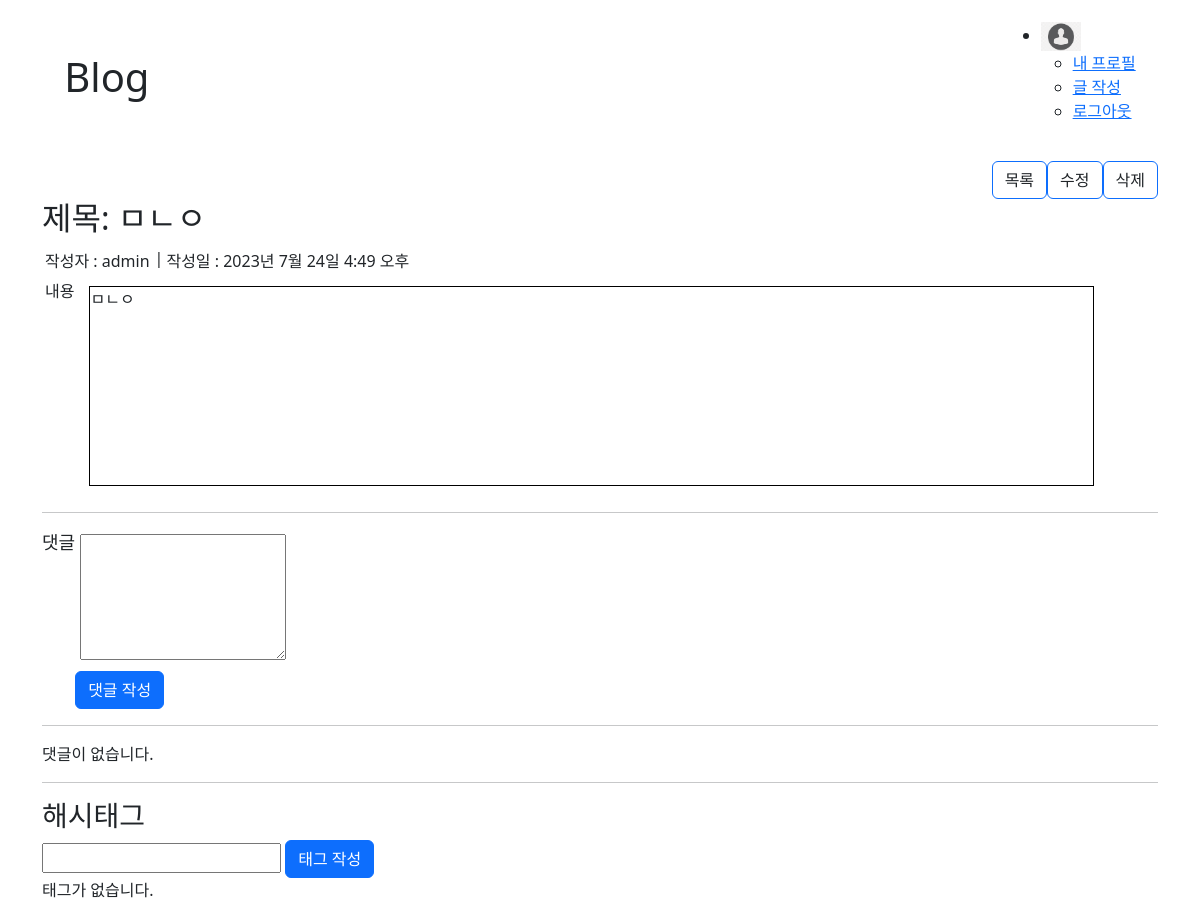
/blog/35/ (signed in), run on the app's committed database.
### blog/models.py (models this page shows)
class Post(models.Model):
    title = models.CharField(max_length=30)
    content = models.TextField()
    writer = models.ForeignKey(User, on_delete=models.CASCADE)
    created_at = models.DateTimeField(auto_now_add=True)
    updated_at = models.DateTimeField(auto_now=True)

### user/models.py (models this page shows)
class User(AbstractUser):
    username = None
    userId = models.CharField(unique=True, max_length=20) # email 값이 기본키가 된다
    name = models.CharField(max_length=50, null=True, blank=True)
    is_staff = models.BooleanField(default=False)
    is_superuser = models.BooleanField(default=False)
    is_active = models.BooleanField(default=True)
    last_login = models.DateTimeField(null=True, blank=True)
    date_joined = models.DateTimeField(auto_now_add=True)
    USERNAME_FIELD = 'userId'
    REQUIRED_FIELDS = [] # superuser 만들때 필요
    objects = UserManager()

### blog/views.py (the view)
# urls.py: path("<int:pk>/", views.DetailView.as_view(), name='detail'),
class DetailView(View):
    def get(self, request, pk):
        post = Post.objects.prefetch_related('comment_set', 'hashtag_set').get(pk=pk)
        comments = post.comment_set.all()
        hashtags = post.hashtag_set.all()
        comment_form = CommentForm()
        hashtag_form = HashTagForm()
        context = {
            'title': 'Blog',
            'post_id': pk,
            'post_title': post.title,
            'post_writer': post.writer,
            'post_content': post.content,
            'post_created_at': post.created_at,
            'comments': comments,
            'hashtags': hashtags,
            'comment_form': comment_form,
            'hashtag_form': hashtag_form,
        }
        return render(request, 'blog/post_detail.html', context)

### blog/forms.py
class CommentForm(forms.ModelForm):
    class Meta:
        model = Comment
        fields = ['content']
        widgets = {
            'content': forms.Textarea(attrs={'rows': '5', 'cols': '20'})
        }

class HashTagForm(forms.ModelForm):
    class Meta:
        model = HashTag
        fields = ['name']

### blog/templates/blog/post_detail.html (shortened to what this page needs)
{% extends 'base.html' %}
{% load static %}
{% block content %}
{% if form.errors %}
{% include 'blog/form_error.html' %}
{% else %}
    <div class="detail-btn" style="display: flex; justify-content: flex-end;">
        <a href="{% url 'blog:list' %}" class="btn border-primary">목록</a>
        {% if post_writer == request.user %}
        <a href="{% url 'blog:edit' pk=post_id %}" class="btn border-primary">수정</a>
        <form action="{% url 'blog:delete' pk=post_id %}" method="post">
            <input type="submit" value="삭제" class="btn border-primary">
        </form>
        {% endif %}
    </div>
    <h2>제목: {{ post_title }}</h2>
    <div class="detail-header" style="display: flex;">
        <span class="dh-cont" style="margin: 3px; margin-right: 5px;">작성자 : {{ post_writer }}</span>|
        <span class="dh-cont" style="margin: 3px; margin-right: 5px;">작성일 : {{ post_created_at }}</span>
    </div>
    <div class="detail-content" style="display: flex;">
        <p class="dh-cont" style="margin: 3px; margin-right: 5px;">내용</p>
        <div style="margin: 10px; width: 90%; height: 200px; border: 1px solid black;">
            {{post_content}}
        </div>
    </div>
    <hr>
    <div style="display: flex;">
        <span style="font-size: large;">댓글</span>
        <form action="{% url 'blog:cm-write' pk=post_id %}" method="post">
            {% if comment_form.errors %}
                {% with form=comment_form %}
                    {% include 'blog/form_error.html' %}
                {% endwith %}
            {% else %}
                <div style="margin: 5px;">
                    {{ comment_form.content }}
                </div>
            {% endif %}
            <input type="submit" value="댓글 작성" class="btn btn-primary">
        </form>
    </div>
    <hr>
    {% if comments %}
        <ul>
            {% for comment in comments %}
                <li>
                    <div style="display: flex;">
                        {{ comment.content }} | {{ comment.writer}} | {{ comment.created_at }}
                        {% if comment.writer == request.user %}
                            <form action="{% url 'blog:cm-delete' pk=comment.pk %}" method="post">
                                {% csrf_token %}
                                <input type="submit" value="X" class="btn btn-primary">
                            </form>
                        {% endif %}
                    </div>
                </li>
                {% endfor %}
        </ul>
    {% else %}
    <p>댓글이 없습니다.</p>
    {% endif %}
    <hr>
    <h3>해시태그</h3>
    <form action="{% url 'blog:tag-write' pk=post_id %}" method="post">
        {% if hashtag_form.name.errors %}
            {% with form=hashtag_form %}
                {% include 'blog/form_error.html' %}
            {% endwith %}
        {% else %}
            {{ hashtag_form.name }}
        {% endif %}
        <input type="submit" value="태그 작성" class="btn btn-primary">
    </form>
    {% if hashtags %}
        <ul>
            {% for hashtag in hashtags %}
                <li>
                    {{ hashtag }} | {{ hashtag.writer }}
                    {% if hashtag.writer == request.user %}
                        <form action="{% url 'blog:tag-delete' pk=hashtag.pk %}" method="post">
                            {% csrf_token %}
                            <input type="submit" value="X" class="btn btn-primary">
                        </form>
                    {% endif %}
                </li>
                {% endfor %}
        </ul>
    {% else %}
    <p>태그가 없습니다.</p>
    {% endif%}
{% endif %}
{% endblock %}

### data on the page
Post: title "ㅁㄴㅇ", created_at "2023년 7월 24일 4:49 오후", content "ㅁㄴㅇ"
User: userId "admin"
